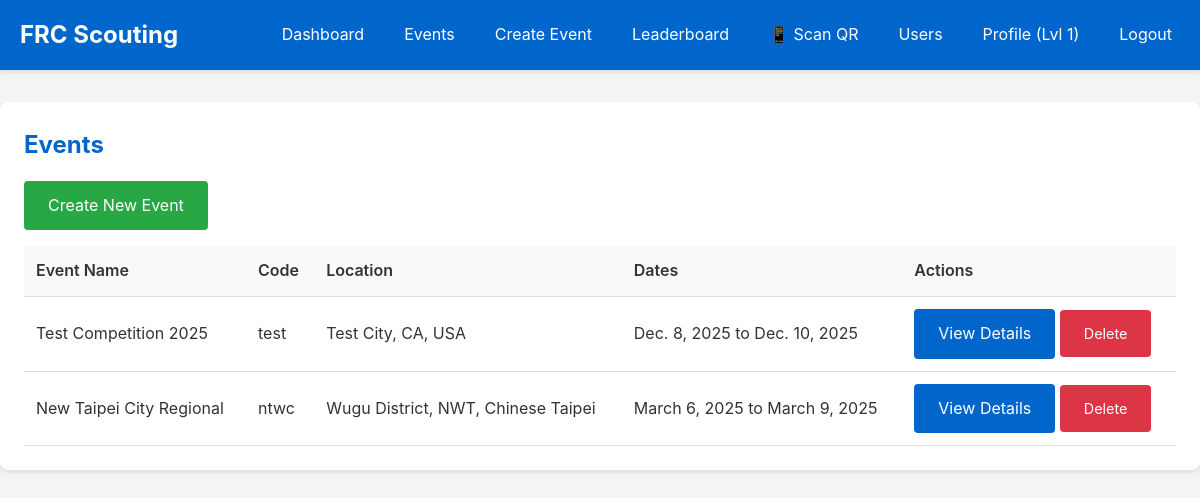
/events/ (signed in), run on the app's committed database.
### accounts/models.py (models this page shows, shortened)
class UserProfile(models.Model):
    ROLE_CHOICES = [
        ('ADMIN', 'Administrator'),
        ('STRATEGIST', 'Strategist'),
        ('SCOUTER', 'Scouter'),
    ]
    user = models.OneToOneField(User, on_delete=models.CASCADE, related_name='profile')
    role = models.CharField(max_length=20, choices=ROLE_CHOICES, default='SCOUTER')
    prediction_points = models.IntegerField(default=0)
    experience_points = models.IntegerField(default=0)
    level = models.IntegerField(default=1)
    created_at = models.DateTimeField(auto_now_add=True)
    updated_at = models.DateTimeField(auto_now=True)
    def can_manage_users(self):
        return self.role == 'ADMIN'
    def can_manage_events(self):
        return self.role in ['ADMIN', 'STRATEGIST']

### events/models.py (models this page shows, shortened)
class Event(models.Model):
    name = models.CharField(max_length=200)
    event_code = models.CharField(max_length=50, unique=True)
    location = models.CharField(max_length=200)
    start_date = models.DateField()
    end_date = models.DateField()
    api_source = models.CharField(max_length=20, choices=[('TBA', 'The Blue Alliance'), ('FIRST', 'FIRST API')], default='TBA')
    tba_event_key = models.CharField(max_length=50, unique=True, null=True, blank=True, help_text="TBA event key (e.g., '2024casj')")
    week = models.IntegerField(null=True, blank=True, help_text="Competition week number")
    event_type = models.IntegerField(null=True, blank=True, help_text="Event type code from TBA")
    event_type_string = models.CharField(max_length=50, blank=True, help_text="Event type (e.g., 'Regional', 'District')")
    auto_rotation_enabled = models.BooleanField(default=False)
    rotation_interval = models.IntegerField(default=5, help_text="Number of matches before rotating scouters")
    created_at = models.DateTimeField(auto_now_add=True)
    updated_at = models.DateTimeField(auto_now=True)
    class Meta:
        ordering = ['-start_date']

### events/views.py (the view)
# urls.py: path('', views.event_list_view, name='event_list'),
@login_required
def event_list_view(request):
    events = Event.objects.all()
    context = {'events': events}
    return render(request, 'events/event_list.html', context)

### events/templates/events/event_list.html (shortened to what this page needs)
{% extends 'base.html' %}
{% block content %}
<div class="card">
    <h2>Events</h2>
    {% if user.profile.can_manage_events %}
    <a href="{% url 'create_event' %}" class="btn btn-success">Create New Event</a>
    {% endif %}
    {% if events %}
    <table>
        <thead>
            <tr>
                <th>Event Name</th>
                <th>Code</th>
                <th>Location</th>
                <th>Dates</th>
                <th>Actions</th>
            </tr>
        </thead>
        <tbody>
            {% for event in events %}
            <tr>
                <td>{{ event.name }}</td>
                <td>{{ event.event_code }}</td>
                <td>{{ event.location }}</td>
                <td>{{ event.start_date }} to {{ event.end_date }}</td>
                <td>
                    <a href="{% url 'event_detail' event.id %}" class="btn">View Details</a>
                    {% if user.profile.can_manage_events %}
                    <a href="{% url 'delete_event' event.id %}" class="btn" style="background: #dc3545; font-size: 0.9rem;">Delete</a>
                    {% endif %}
                </td>
            </tr>
            {% endfor %}
        </tbody>
    </table>
    {% else %}
    <p>No events created yet.</p>
    {% endif %}
</div>
{% endblock %}

### templates/base.html (shortened to what this page needs)
<!DOCTYPE html>
<html lang="en">
<head>
</head>
<body>
    <nav>
        <div class="container">
            <h1>FRC Scouting</h1>
            {% if user.is_authenticated %}
            <ul>
                <li><a href="{% url 'dashboard' %}">Dashboard</a></li>
                <li><a href="{% url 'event_list' %}">Events</a></li>
                {% if user.profile.can_manage_events %}
                <li><a href="{% url 'create_event' %}">Create Event</a></li>
                {% endif %}
                <li><a href="{% url 'leaderboard' %}">Leaderboard</a></li>
                {% if user.profile.can_manage_events %}
                <li><a href="{% url 'scan_qr_code' %}">📱 Scan QR</a></li>
                {% endif %}
                {% if user.profile.can_manage_users %}
                <li><a href="{% url 'user_management' %}">Users</a></li>
                {% endif %}
                <li><a href="{% url 'profile' %}">Profile (Lvl {{ user.profile.level }})</a></li>
                <li><a href="{% url 'logout' %}">Logout</a></li>
            </ul>
            {% endif %}
        </div>
    </nav>
    <div class="container main-content">
        {% block content %}{% endblock %}
    </div>
</body>
</html>

### templates/base.html (style rules this page uses)
* { margin: 0; padding: 0; box-sizing: border-box; }
body { font-family: -apple-system, BlinkMacSystemFont, 'Segoe UI', Roboto, Oxygen, Ubuntu, Cantarell, sans-serif; line-height: 1.6; color: #333; background: #f4f4f4; }
.container { max-width: 1200px; margin: 0 auto; padding: 0 20px; }
nav { background: #0066cc; color: white; padding: 1rem 0; box-shadow: 0 2px 5px rgba(0,0,0,0.1); }
nav .container { display: flex; justify-content: space-between; align-items: center; flex-wrap: wrap; }
nav h1 { font-size: 1.5rem; }
nav ul { list-style: none; display: flex; gap: 1.5rem; flex-wrap: wrap; }
nav a { color: white; text-decoration: none; padding: 0.5rem; transition: background 0.3s; }
.main-content { padding: 2rem 0; }
.card { background: white; padding: 1.5rem; margin-bottom: 1.5rem; border-radius: 8px; box-shadow: 0 2px 4px rgba(0,0,0,0.1); }
.card h2 { margin-bottom: 1rem; color: #0066cc; }
.btn { display: inline-block; padding: 0.75rem 1.5rem; background: #0066cc; color: white; text-decoration: none; border: none; border-radius: 4px; cursor: pointer; font-size: 1rem; transition: background 0.3s; }
.btn-success { background: #28a745; }
table { width: 100%; border-collapse: collapse; margin-top: 1rem; }
th, td { padding: 0.75rem; text-align: left; border-bottom: 1px solid #ddd; }
th { background: #f8f9fa; font-weight: 600; }

### data on the page
Event: name "Test Competition 2025", event_code "test", location "Test City, CA, USA", start_date "Dec. 8, 2025", end_date "Dec. 10, 2025"
Event: name "New Taipei City Regional", event_code "ntwc", location "Wugu District, NWT, Chinese Taipei", start_date "March 6, 2025", end_date "March 9, 2025"

### other printed values
{{ user.profile.level }} "1"
